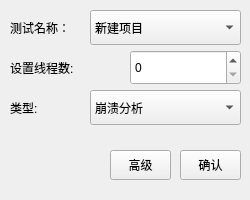
<?xml version="1.0" encoding="UTF-8"?>
<ui version="4.0">
 <class>analyse</class>
 <widget class="QWidget" name="analyse">
  <property name="geometry">
   <rect>
    <x>0</x>
    <y>0</y>
    <width>250</width>
    <height>200</height>
   </rect>
  </property>
  <property name="windowTitle">
   <string>analyse</string>
  </property>
  <widget class="QLabel" name="test_name">
   <property name="geometry">
    <rect>
     <x>10</x>
     <y>10</y>
     <width>81</width>
     <height>35</height>
    </rect>
   </property>
   <property name="text">
    <string>测试名称：</string>
   </property>
  </widget>
  <widget class="QLabel" name="show_txt_2">
   <property name="geometry">
    <rect>
     <x>10</x>
     <y>50</y>
     <width>101</width>
     <height>35</height>
    </rect>
   </property>
   <property name="text">
    <string>设置线程数:</string>
   </property>
  </widget>
  <widget class="QComboBox" name="input_name">
   <property name="geometry">
    <rect>
     <x>90</x>
     <y>10</y>
     <width>151</width>
     <height>35</height>
    </rect>
   </property>
   <property name="styleSheet">
    <string notr="true">QComboBox {&quot;
                                    &quot;combobox-popup: 0;\n&quot;  
                                    &quot;font-size:15px; &quot;
                                    &quot;color: #6effe8;\n&quot;
                                    &quot;line-height:24px; &quot;}
</string>
   </property>
   <property name="maxVisibleItems">
    <number>3</number>
   </property>
   <item>
    <property name="text">
     <string>新建项目</string>
    </property>
   </item>
   <item>
    <property name="text">
     <string>新建项目</string>
    </property>
   </item>
   <item>
    <property name="text">
     <string>新建项目</string>
    </property>
   </item>
  </widget>
  <widget class="QSpinBox" name="input_num">
   <property name="geometry">
    <rect>
     <x>130</x>
     <y>50</y>
     <width>111</width>
     <height>35</height>
    </rect>
   </property>
  </widget>
  <widget class="QLabel" name="show_txt_3">
   <property name="geometry">
    <rect>
     <x>10</x>
     <y>90</y>
     <width>51</width>
     <height>35</height>
    </rect>
   </property>
   <property name="text">
    <string>类型:</string>
   </property>
  </widget>
  <widget class="QComboBox" name="input_analyse">
   <property name="geometry">
    <rect>
     <x>90</x>
     <y>90</y>
     <width>151</width>
     <height>35</height>
    </rect>
   </property>
   <property name="styleSheet">
    <string notr="true">QComboBox {&quot;
                                    &quot;combobox-popup: 0;\n&quot;  
                                    &quot;font-size:15px; &quot;
                                    &quot;color: #6effe8;\n&quot;
                                    &quot;line-height:24px; &quot;}
</string>
   </property>
   <property name="maxVisibleItems">
    <number>3</number>
   </property>
   <item>
    <property name="text">
     <string>崩溃分析</string>
    </property>
   </item>
   <item>
    <property name="text">
     <string>超时分析</string>
    </property>
   </item>
  </widget>
  <widget class="QPushButton" name="pushButton_2">
   <property name="geometry">
    <rect>
     <x>180</x>
     <y>150</y>
     <width>61</width>
     <height>30</height>
    </rect>
   </property>
   <property name="text">
    <string>确认</string>
   </property>
  </widget>
  <widget class="QLabel" name="label">
   <property name="geometry">
    <rect>
     <x>-5</x>
     <y>100</y>
     <width>111</width>
     <height>111</height>
    </rect>
   </property>
   <property name="text">
    <string/>
   </property>
   <property name="pixmap">
    <pixmap>../src/tools/images/兴奋.png</pixmap>
   </property>
   <property name="scaledContents">
    <bool>true</bool>
   </property>
  </widget>
  <widget class="QPushButton" name="pushButton_3">
   <property name="geometry">
    <rect>
     <x>110</x>
     <y>150</y>
     <width>61</width>
     <height>30</height>
    </rect>
   </property>
   <property name="text">
    <string>高级</string>
   </property>
  </widget>
 </widget>
 <resources/>
 <connections/>
</ui>
